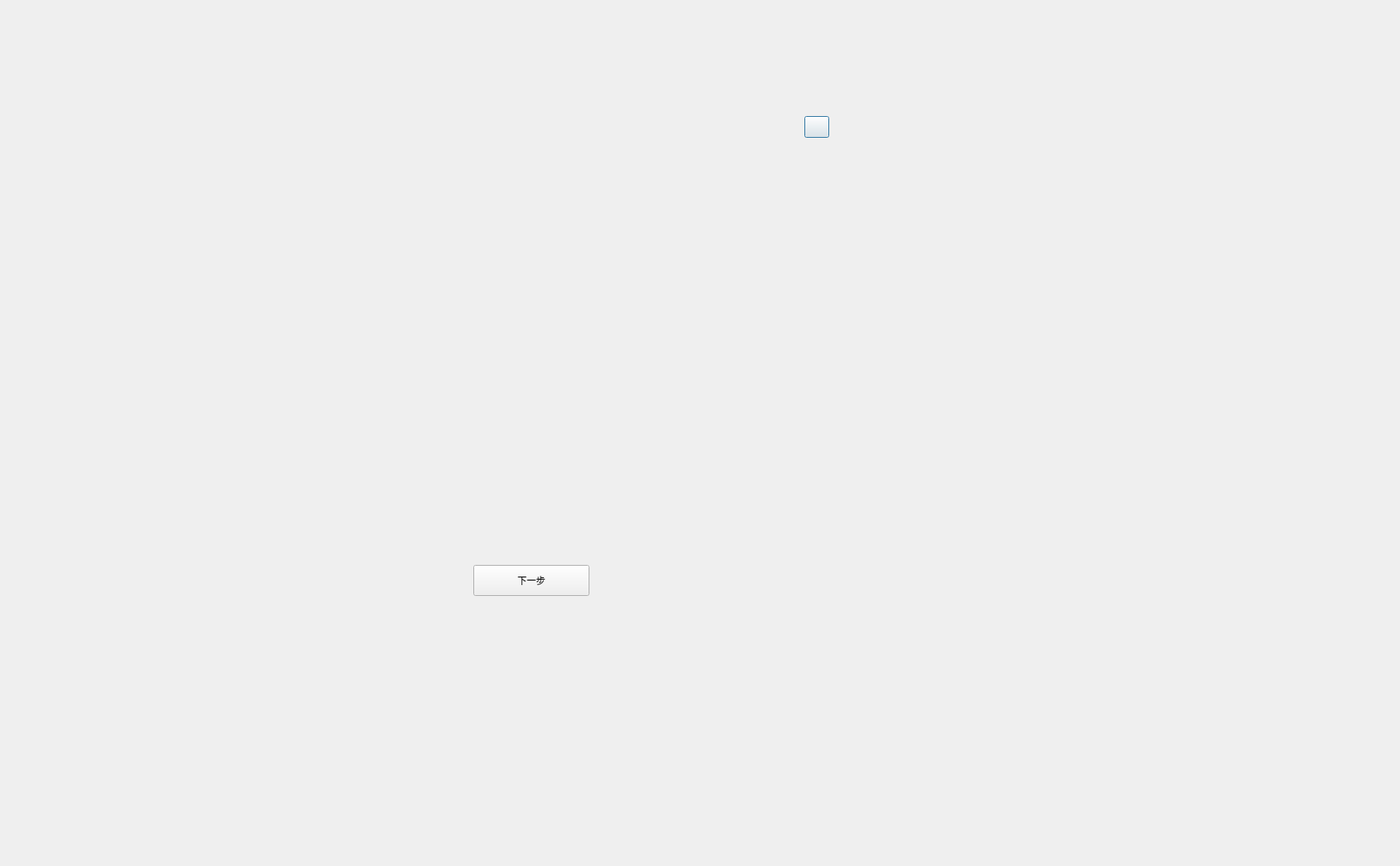
<?xml version="1.0" encoding="UTF-8"?>
<ui version="4.0">
 <class>NoviceDlg</class>
 <widget class="QDialog" name="NoviceDlg">
  <property name="geometry">
   <rect>
    <x>0</x>
    <y>0</y>
    <width>1810</width>
    <height>1119</height>
   </rect>
  </property>
  <property name="windowTitle">
   <string>NoviceDlg</string>
  </property>
  <widget class="QLabel" name="frame2">
   <property name="geometry">
    <rect>
     <x>1490</x>
     <y>120</y>
     <width>287</width>
     <height>549</height>
    </rect>
   </property>
   <property name="styleSheet">
    <string notr="true">border-image: url(:/ZcloudDesk/image/Novice/app_class.png);</string>
   </property>
   <property name="text">
    <string/>
   </property>
  </widget>
  <widget class="QLabel" name="frame">
   <property name="geometry">
    <rect>
     <x>1230</x>
     <y>20</y>
     <width>196</width>
     <height>34</height>
    </rect>
   </property>
   <property name="styleSheet">
    <string notr="true">border-image: url(:/ZcloudDesk/image/Novice/userCenter_1.png);</string>
   </property>
   <property name="text">
    <string/>
   </property>
  </widget>
  <widget class="QWidget" name="photoWidget" native="true">
   <property name="geometry">
    <rect>
     <x>280</x>
     <y>130</y>
     <width>814</width>
     <height>714</height>
    </rect>
   </property>
   <property name="styleSheet">
    <string notr="true">QWidget#photoWidget{
border-image: url(:/ZcloudDesk/image/Novice/userCenter.png);
}</string>
   </property>
   <widget class="QPushButton" name="skipPushButton">
    <property name="geometry">
     <rect>
      <x>760</x>
      <y>20</y>
      <width>32</width>
      <height>28</height>
     </rect>
    </property>
    <property name="styleSheet">
     <string notr="true">QPushButton{
	
	border-image: url(:/ZcloudDesk/image/Novice/close_nor.png);
 }
QPushButton:hover,pressed{
border-image: url(:/ZcloudDesk/image/Novice/close_hov.png);
}</string>
    </property>
    <property name="text">
     <string/>
    </property>
   </widget>
   <widget class="QPushButton" name="nextPushButton">
    <property name="geometry">
     <rect>
      <x>332</x>
      <y>600</y>
      <width>150</width>
      <height>40</height>
     </rect>
    </property>
    <property name="minimumSize">
     <size>
      <width>150</width>
      <height>40</height>
     </size>
    </property>
    <property name="maximumSize">
     <size>
      <width>150</width>
      <height>40</height>
     </size>
    </property>
    <property name="styleSheet">
     <string notr="true">QPushButton{
background-color: qlineargradient(spread:pad, x1:0, y1:0, x2:1, y2:0, stop:0 rgba(6, 167, 253, 255), stop:1 rgba(33, 143, 237, 255));
border-radius:4px;
	color: rgb(255, 255, 255);
	font: 18px &quot;微软雅黑&quot;;
 }

QPushButton:hover,pressed{
background-color: qlineargradient(spread:pad, x1:0, y1:0, x2:1, y2:0, stop:0 rgba(40, 178, 253, 255), stop:1 rgba(64, 156, 250, 255));
border-radius:4px;
color: rgb(255, 255, 255);
	font: 18px &quot;微软雅黑&quot;;
};</string>
    </property>
    <property name="text">
     <string>下一步</string>
    </property>
   </widget>
  </widget>
 </widget>
 <layoutdefault spacing="6" margin="11"/>
 <resources>
  <include location="ZcloudDesk.qrc"/>
 </resources>
 <connections/>
</ui>
